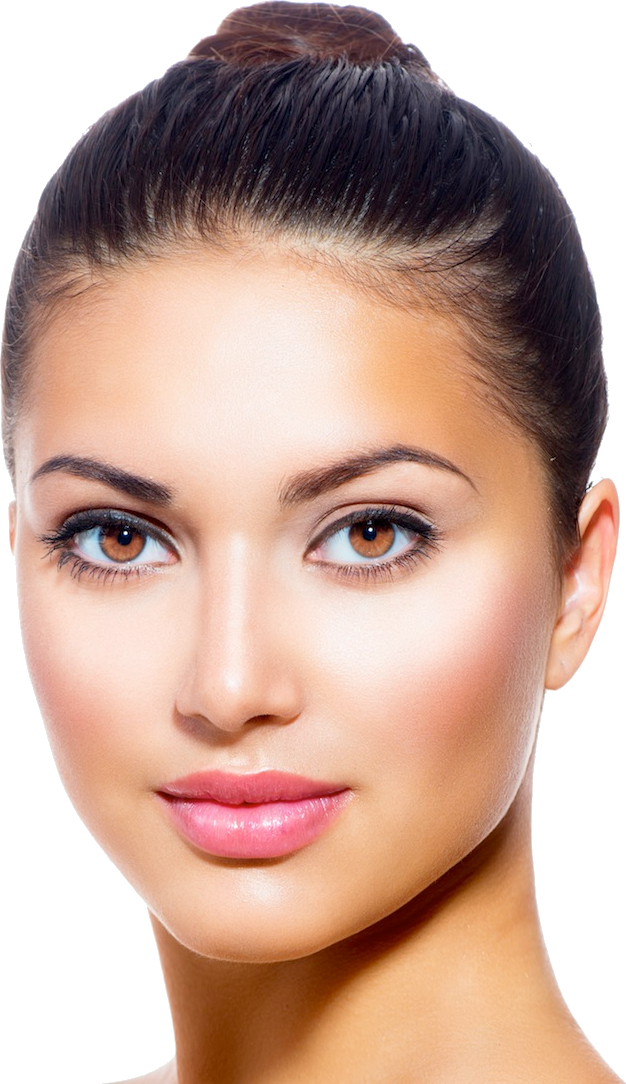
#> input picture example_images/case_2_1.png, 626 x 1084 px
$ jupyter execute --allow-errors face_morphing.ipynb
#> lines starting #> are read from the running program, lines starting #| are printed output that depends on the picture
### delaunay.py
from scipy.spatial import Delaunay
import cv2
import numpy as np

NUM_FEATURE_POINTS = 20 # a full face should have 20 feature points

def get_facial_feature_points(face):
    '''
    Finds feature points in the input face image.
    Input:
        - face: a black and white image of a face
    Output:
        - feature_points: a 2D numpy array in which each row is an (x,y) coordinate pair representing a feature point
    '''
    x, y, w, h = 0, 0, face.shape[1], face.shape[0]
    eyes_cascade = cv2.CascadeClassifier()
    mouth_cascade = cv2.CascadeClassifier()

    # use opencv pretrained models for the eyes and mouth classifiers
    eyes_cascade.load(cv2.samples.findFile(cv2.data.haarcascades + 'haarcascade_eye.xml'))
    mouth_cascade.load(cv2.samples.findFile(cv2.data.haarcascades + 'haarcascade_smile.xml'))

    feature_points = []

    # add facial feature points (corners and center of face bounding box)
    feature_points.append((x, y))
    feature_points.append((x + w, y))
    feature_points.append((x, y + h))
    feature_points.append((x + w, y + h))
    feature_points.append((x + w // 2, y + h // 2))

    # detect eyes
    eyes = sorted(eyes_cascade.detectMultiScale(face), key=lambda x: x[0])[:2] # [left eye, right eye]
    for (x2, y2, w2, h2) in eyes:
        # add eye feature points (corners and center of eye bounding box)
        feature_points.append((x + x2, y + y2))
        feature_points.append((x + x2 + w2, y + y2))
        feature_points.append((x + x2, y + y2 + h2))
        feature_points.append((x + x2 + w2, y + y2 + h2))
        feature_points.append((x + x2 + w2 // 2, y + y2 + h2 // 2))

    # detect mouth
    # the lowest mouth found is most likely to be the real mouth
    x2, y2, w2, h2 = sorted(mouth_cascade.detectMultiScale(face), key=lambda x: x[1] + x[3], reverse=True)[0]
    # add mouth feature points (corners and center of mouth bounding box)
    feature_points.append((x + x2, y + y2))
    feature_points.append((x + x2 + w2, y + y2))
    feature_points.append((x + x2, y + y2 + h2))
    feature_points.append((x + x2 + w2, y + y2 + h2))
    feature_points.append((x + x2 + w2 // 2, y + y2 + h2 // 2))

    return np.array(feature_points)

def detect_faces(image):
    '''
    Detects faces in a black and white image.
    Input:
        - image: a black and white image.
    Output:
        - faces: a list of tuples (x, y, w, h) indicating top-left corner, and width and height of face
    '''
    face_cascade = cv2.CascadeClassifier()

    # use an opencv pretrained model for the face classifier
    face_cascade.load(cv2.samples.findFile(cv2.data.haarcascades + 'haarcascade_frontalface_default.xml'))

    # detect faces
    return face_cascade.detectMultiScale(image)

def crop_faces(images, faces):
    '''
    Crops faces in a list of black and white images.
    Input:
        - image: a list of black and white images.
        - faces: a list of tuples (i, x, y, w, h) indicating index, top-left corner, and width and height of face
    Output:
        - face_images: a list of images cropped to the faces, resized to the smallest face
    '''
    smallest_w = min([face[3] for face in faces])
    smallest_h = min([face[4] for face in faces])
    all_images = []
    for (i, x, y, w, h) in faces:
        all_images.append(cv2.resize(images[i][y : y + h, x : x + w], (smallest_w, smallest_h)))
    return all_images

def get_face_keypoints(face_images):
    '''
    Gets keypoints of faces in a black and white image.
    Input:
        - face_images: a list of images cropped to the faces
    Output:
        - feature_point_list: a list of lists of 2D points, where each 2D point corresponds to a keypoint in the face
    '''
    all_feature_points = []
    for image in face_images:
        # create a triangulation for each face found in the image
        feature_points = get_facial_feature_points(image)
        all_feature_points.append(feature_points if len(feature_points) == NUM_FEATURE_POINTS else None)
    return all_feature_points

def create_triangulations(feature_point_list):
    '''
    Creates a Delaunay triangulation for each face found in the input image.
    Input:
        - feature_point_list: a list of lists of 2D points, where each 2D point corresponds to a keypoint in the face
    Output:
        - triangulations: a list of simplices
    '''
    triangulations = []
    # create a triangulation for each face found in the image
    for feature_points in feature_point_list:
        # only add triangulations for full faces
        triangulations.append(Delaunay(feature_points).simplices if feature_points is not None else None)

    return triangulations

def interpolate_triangulations(feature_points_1, feature_points_2, num_interpolations=10):
    '''
    Creates a list of interpolated triangulations of the input list of triangulations, as a function of time.
    Input:
        - feature_points_1: a list of 2D points, where each 2D point corresponds to a keypoint in the 1st face
        - feature_points_2: a list of 2D points, where each 2D point corresponds to a keypoint in the 2nd face
        - num_interpolations: how many units of time to interpolate for
    Output:
        - interpolations: a tuple of 2 lists of tuples containing feature points and simplex, one list for every unit of time
    '''
    assert feature_points_1 is not None
    assert feature_points_2 is not None

    interpolations_1, interpolations_2 = [], []
    np_points_1 = np.array(feature_points_1)
    np_points_2 = np.array(feature_points_2)
    for i in range(num_interpolations + 1):
        # Take a step function towards the other keypoints, and create the triangulation
        interpolated_1 = np_points_1 + (np_points_2 - np_points_1) * (i / num_interpolations)
        interpolated_2 = np_points_2 + (np_points_1 - np_points_2) * (i / num_interpolations)
        interpolations_1.append((interpolated_1, Delaunay(interpolated_1).simplices))
        interpolations_2.append((interpolated_2, Delaunay(interpolated_2).simplices))
    return interpolations_1, interpolations_2

### face_morphing.ipynb
# Automated Face Detection & Morphing

## Setup

[cell 1]
import delaunay
import cv2
import numpy as np
import matplotlib.pyplot as plt
from importlib import reload
from scipy.spatial import Delaunay
import warping
import cross_dissolve
#> (the rest of this cell did not finish here and is left out)

## Face detection in images

[cell 2]
# Get initial large image to show
image = cv2.cvtColor(cv2.imread("example_images/case_2_1.png"), cv2.COLOR_BGR2GRAY)
#> image: shape (1084, 626); min 0, max 255, mean 175.1
#> (the rest of this cell did not finish here and is left out)

[cell 3]
image = cv2.cvtColor(cv2.imread('example_images/img_341.jpg'), cv2.COLOR_BGR2GRAY)
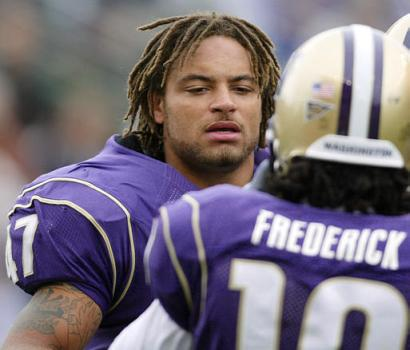
#> input picture example_images/img_341.jpg, 410 x 350 px
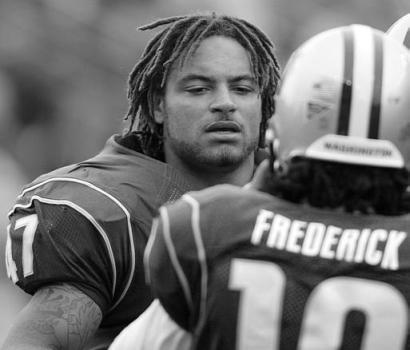
#> image: shape (350, 410); min 0, max 255, mean 116.3
faces = delaunay.detect_faces(image)
#> faces = [[162, 42, 117, 117]]
face_images = delaunay.crop_faces([image], [(0, *face) for face in faces])
#> after the loop in crop_faces, `for (i, x, y, w, h) in faces:`: all_images = 1 item
#> face_images = 1 item
keypoints = delaunay.get_face_keypoints(face_images)
#> the loop in get_face_keypoints, `for image in face_images:` made 1 pass
#> (x in get_facial_feature_points, y in get_facial_feature_points, w in get_facial_feature_points, h in get_facial_feature_points, eyes in get_facial_feature_points, x2 in get_facial_feature_points, y2 in get_facial_feature_points, w2 in get_facial_feature_points) on pass 1: (0, 0, 117, 117, [[22, 35, 26, 26], [66, 36, 25, 25]], 34, 80, 58)
#> keypoints = 1 item
plt.figure()
plt.imshow(image, cmap='gray')
for face_image, feature_points in zip(face_images, keypoints):
    if feature_points is None:
        continue
    plt.figure()
    plt.imshow(face_image, cmap='gray')
    for (x, y) in feature_points:
        plt.plot(x, y, 'ro')
#> this loop made 1 pass
plt.show()
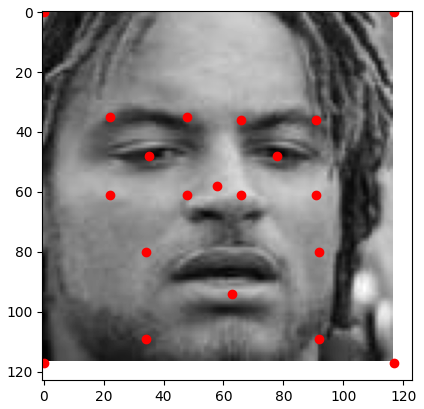
#> figure drawn by matplotlib, 1 panel

### SSD vs. previously tagged faces (TODO)

## Delaunay Algorithm

[cell 4]
triangulations = delaunay.create_triangulations(keypoints)
#> the loop in create_triangulations, `for feature_points in feature_point_list:` made 1 pass
#> triangulations = 1 item

for face_image, feature_points, triangulation in zip(face_images, keypoints, triangulations):
    if triangulation is None:
        continue
    plt.figure()
    plt.imshow(face_image, cmap='gray')
    plt.triplot(feature_points[:, 0], feature_points[:, 1], triangulation)
plt.show()

## Interpolate the triangulations

[cell 5]
def get_image(file):
    return cv2.cvtColor(cv2.imread(file), cv2.COLOR_BGR2GRAY)

def get_face(args):
    i, image = args
    faces = delaunay.detect_faces(image)
    assert len(faces) > 0
    return (i, *faces[0])

num_interpolations = 2
test_case_images = [
    ("example_images/case_2_1.png", "example_images/case_2_2.jpeg"),
    ("example_images/case_3_1.jpeg", "example_images/case_1_2.png"),
]

fig, ax = plt.subplots(len(test_case_images) * 2, num_interpolations + 1)
fig.set_figwidth(15)
fig.set_figheight(15)
for test_case_index, files in enumerate(test_case_images):
    images = list(map(get_image, files))
    faces = list(map(get_face, enumerate(images)))
    cropped_faces = delaunay.crop_faces(images, faces)
    keypoints = delaunay.get_face_keypoints(cropped_faces)
    interpolations = delaunay.interpolate_triangulations(*keypoints, num_interpolations=num_interpolations)


    for image_index, (image, interpolation) in enumerate(zip(cropped_faces, interpolations)):
        for time_index, interpolated in enumerate(interpolation):
            relevant_ax = ax[test_case_index * 2 + image_index, time_index]
            relevant_ax.set_title("Step " + str(time_index) + "/" + str(num_interpolations))
            relevant_ax.imshow(image, cmap='gray')
            relevant_ax.triplot(interpolated[0][:, 0], interpolated[0][:, 1], interpolated[1])
#> this loop made 2 passes
#> (faces, smallest_w in crop_faces, smallest_h in crop_faces) on passes 1 to 2: ([(0, 3, 321, 544, 544), (1, 391, 141, 554, 554)], 544, 544), ([(0, 228, 266, 556, 556), (1, 611, 151, 706, 706)], 556, 556)
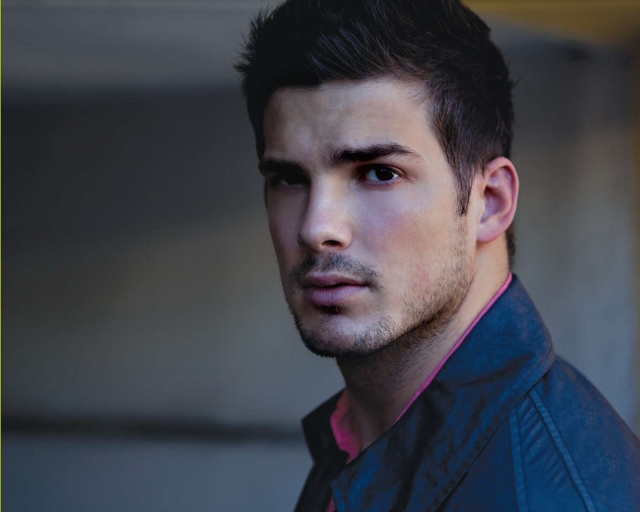
#> input picture example_images/case_2_2.jpeg, 1280 x 1024 px (shown at 1/2 size)
#> pass 1, in get_face (call 2), `i, image = args`:
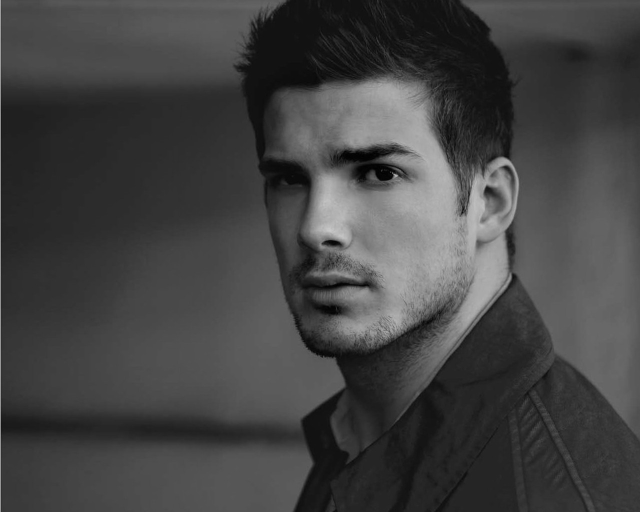
#> image: shape (1024, 1280) (shown at 1/2 size); min 0, max 212, mean 67.6
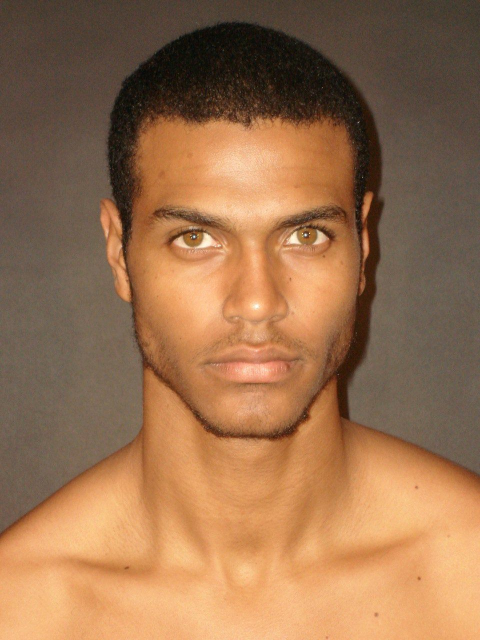
#> input picture example_images/case_3_1.jpeg, 960 x 1280 px (shown at 1/2 size)
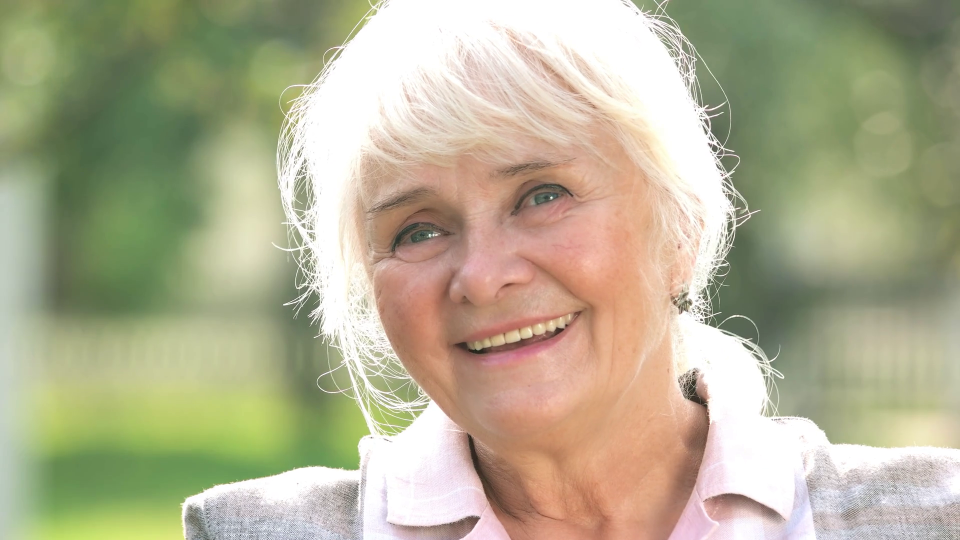
#> input picture example_images/case_1_2.png, 1920 x 1080 px (shown at 1/2 size)
#> pass 2, in get_face (call 3), `i, image = args`:
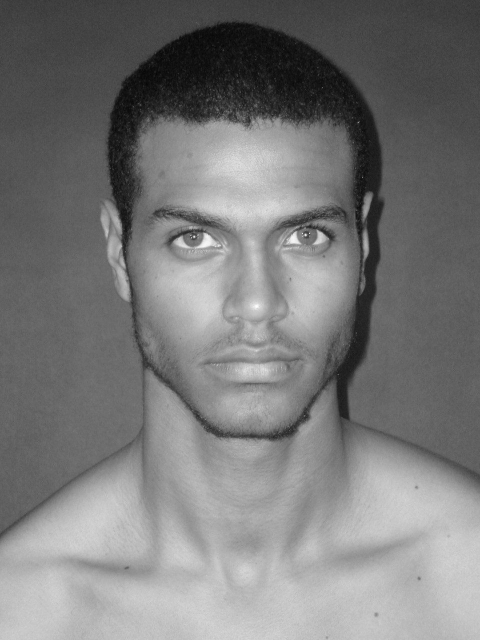
#> image: shape (1280, 960) (shown at 1/2 size); min 0, max 254, mean 121.5
#> pass 2, in get_face (call 4), `i, image = args`:
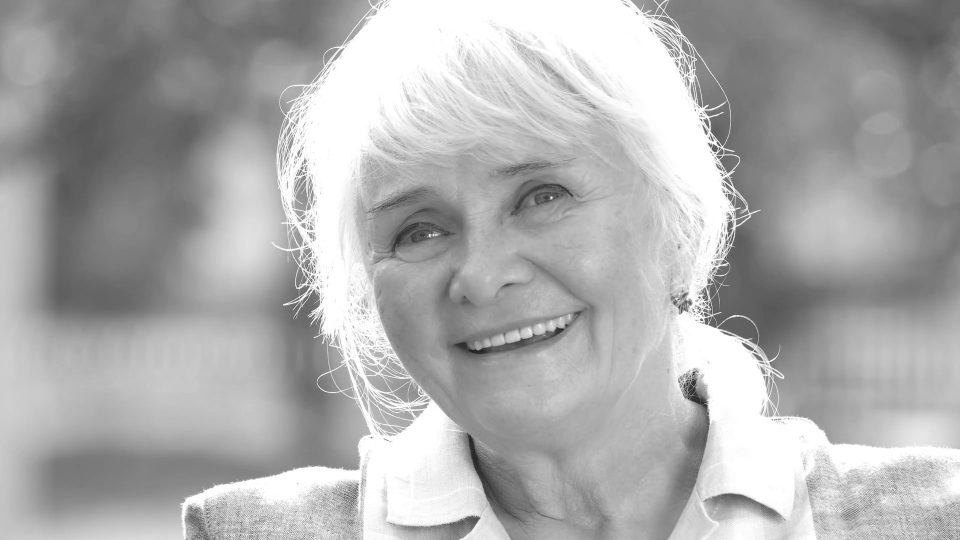
#> image: shape (1080, 1920) (shown at 1/2 size); min 17, max 255, mean 173.1

plt.show()
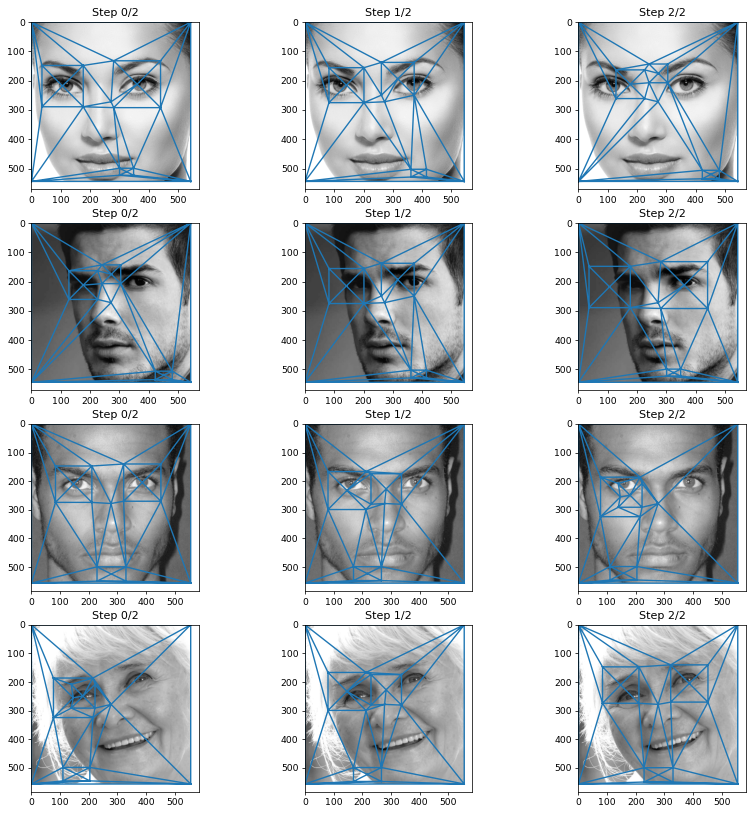
#> figure drawn by matplotlib, 12 panels

## Warp both images

#> (a cell that did not finish here is left out)
